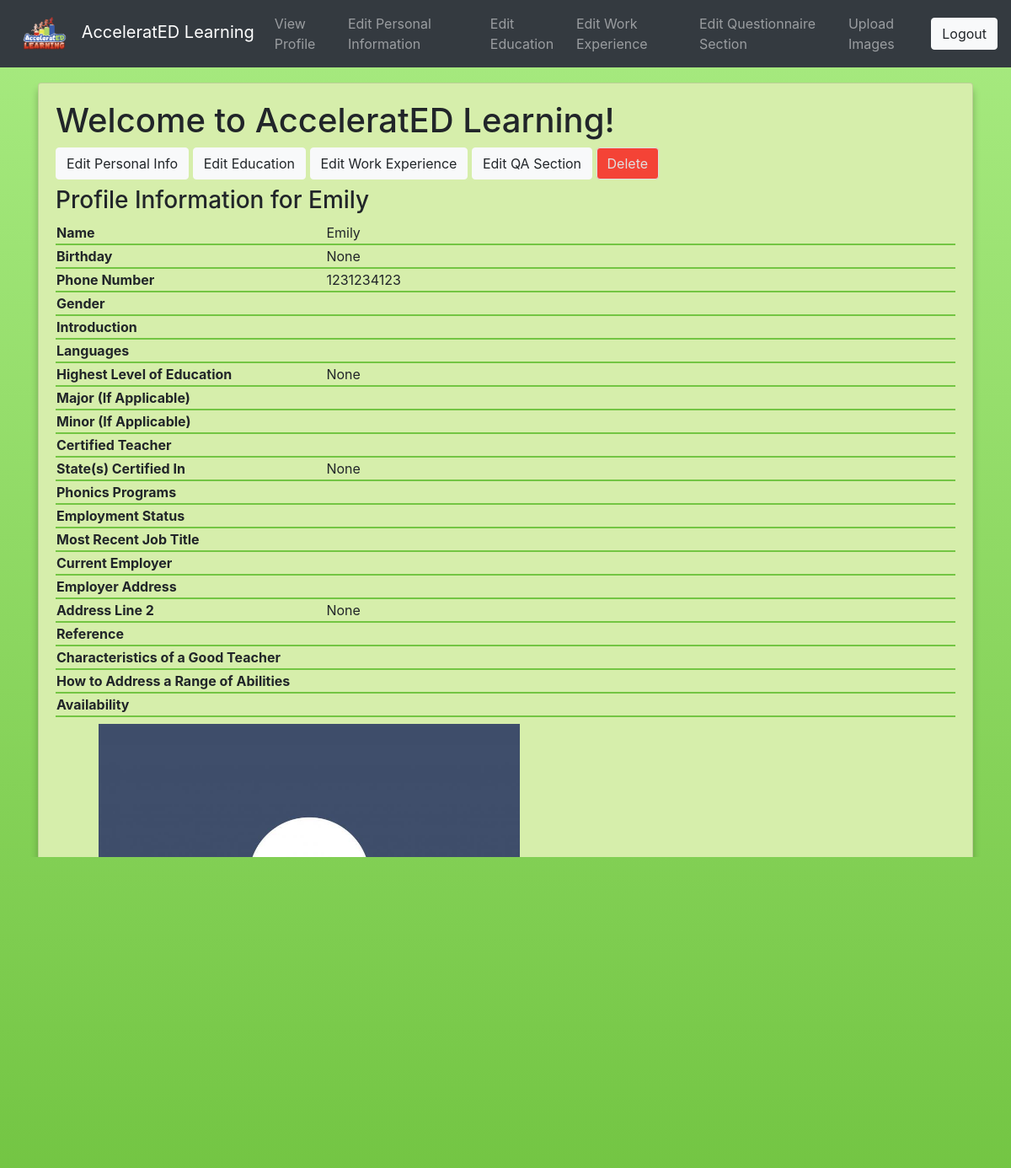
The page /tutor/profile/ (signed in) on the database as committed earlier.
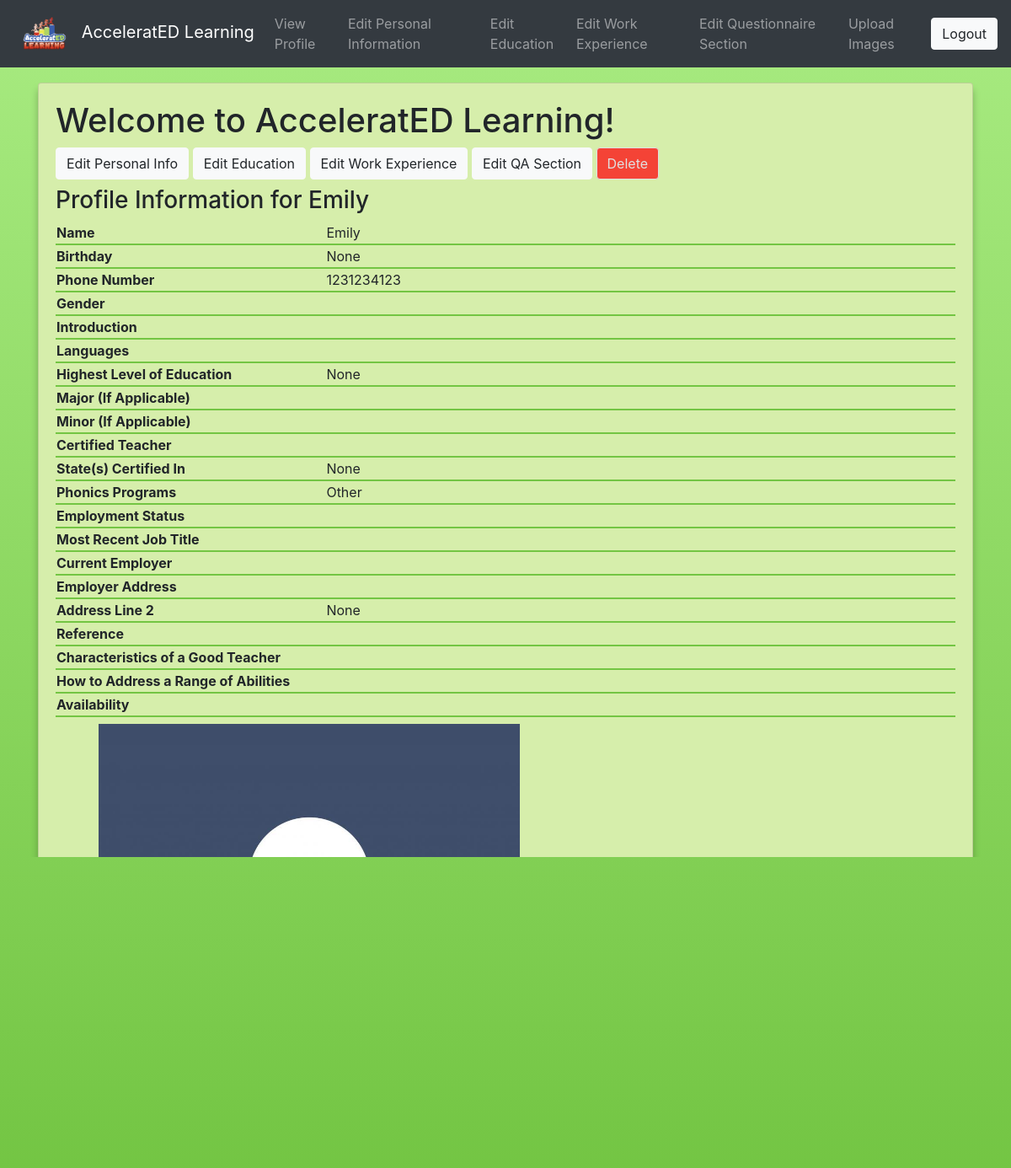
The same page on the database as committed later.
### tutor/models.py (models this page shows, shortened)
class Tutor(models.Model):
    PHONICS_CHOICES = (
        ('Fundations', 'Fundations'),
        ('Fountas & Pinnell Literacy', 'Fountas & Pinnell Literacy'),
        ('Lucy Calkins Units Of Study For Teaching Phonics',
         'Lucy Calkins Units Of Study For Teaching Phonics'),
        ('Bridge The Gap Intervention', 'Bridge The Gap Intervention'),
        ('Words Their Way', 'Words Their Way'),
        ('Lalilo', 'Lalilo'),
        ('The Heggerty Curriculum', 'The Heggerty Curriculum'),
        ('Orton Gillingham Approach', 'Orton Gillingham Approach'),
        ('Phonics First', 'Phonics First'),
        ('Other', 'Other')
    )
    EMPLOYMENT_CHOICES = (
        ('Full Time', 'Full Time'),
        ('Part Time', 'Part Time'),
        ('College Student', 'College Student'),
        ('Retired', 'Retired'),
        ('Other', 'Other')
    )
    STATE_CHOICES = (
        (
            ('AL','AL'),
            ('AK','AK'),
            ('AR','AR'),
            ('AZ','AZ'),
            ('CA','CA'),
            ('CO','CO'),
            ('CT','CT'),
            ('DC','DC'),
            ('DE','DE'),
            ('FL','FL'),
            ('GA','GA'),
            ('HI','HI'),
            ('IA','IA'),
            ('ID','ID'),
            ('IL','IL'),
            ('IN','IN'),
            ('KS','KS'),
            ('KY','KY'),
            ('LA','LA'),
            ('MA','MA'),
            ('MD','MD'),
            ('ME','ME'),
            ('MI','MI'),
            ('MN','MN'),
            ('MO','MO'),
            ('MS','MS'),
            ('MT','MT'),
            ('NC','NC'),
            ('NE','NE'),
            ('NH','NH'),
            ('NJ','NJ'),
            ('NM','NM'),
            ('NV','NV'),
            ('NY','NY'),
            ('ND','ND'),
            ('OH','OH'),
            ('OK','OK'),
            ('OR','OR'),
            ('PA','PA'),
            ('RI','RI'),
            ('SC','SC'),
            ('SD','SD'),
            ('TN','TN'),
            ('TX','TX'),
            ('UT','UT'),
            ('VT','VT'),
            ('VA','VA'),
            ('WA','WA'),
            ('WI','WI'),
            ('WV','WV'),
            ('WY','WY'),
            ('None','None')
        )
    )
    LANGUAGE_CHOICES = (
        ('English', 'English'),
        ('Spanish', 'Spanish'),
        ('Chinese', 'Chinese'),
        ('Other', 'Other'),
    )
    GENDER_CHOICES = (
        ('Male', 'Male'),
        ('Female', 'Female'),
        ('Non-Binary', 'Non-Binary'),
        ('Other', 'Other')
    )
    DEGREE_CHOICES = (
        ('None', 'None'),
        ('College Student', 'Currently Enrolled In College'),
        ('A.A./A.S.', 'Associate\'s Degree'),
        ('Technical Certification', 'Technical Certification'),
        ('B.A./B.S.', 'Bachelor\'s Degree'),
        ('M.A./M.S./M.Ed.', 'Master\'s Degree'),
        ('Ed.S.', 'Education Specialist/6th Year/Etc . . .'),
        ('Ed.D./Ph.D.', 'Doctorate or Higher')
    )
    YESNO = (
        ('Yes', 'Yes'),
        ('No', 'No')
    )
    AVAILABILITY_CHOICES = (
        ('AM', 'Part Time AM'),
        ('PM', 'Part Time PM'),
        ('Full Time', 'Full Time (AM and PM)')
    )
    email = models.OneToOneField(User, on_delete=models.CASCADE)
    firstname = models.CharField(max_length=20, blank=True, verbose_name='First Name')
    lastname = models.CharField(max_length=20, blank=True, verbose_name='Last Name')
    birthday = models.DateField(auto_now=False, null=True, blank=True)
    phonenumber = PhoneField(blank=True, verbose_name='Phone Number')
    gender = models.CharField(max_length=10, choices=GENDER_CHOICES, blank=True, default='None')
    introduction = models.TextField(max_length=1500, blank=True, verbose_name='Introduction (Describe Yourself in 200 Words or Less)')
    languages = MultiSelectField(choices=LANGUAGE_CHOICES, blank=True, default="None", verbose_name='Languages Spoken Fluently')
    education = models.CharField(max_length=60, choices=DEGREE_CHOICES, blank=True, default='None',
    verbose_name='Highest Level of Education')
    major = models.CharField(max_length=20, blank=True, verbose_name='Major (If Applicable)')
    minor = models.CharField(max_length=20, blank=True, verbose_name='Minor (If Applicable)')
    experience = models.CharField(max_length=4, choices=YESNO, blank=True, verbose_name='Are You A Certified Teacher?')
    statecert = models.CharField(max_length=5, choices=STATE_CHOICES, verbose_name='Please Choose The State In Which You are Certified:', default='None')
    phonicsex = MultiSelectField(choices=PHONICS_CHOICES, blank=True, verbose_name='Choose Any Phonics Programs You Have Experience With:')
    employment = models.CharField(max_length=20, choices=EMPLOYMENT_CHOICES, blank=True, verbose_name='Employment Status')
    curremployment = models.CharField(max_length=30, blank=True, verbose_name='Current or Most Recent Job Title (If Applicable)')
    employer = models.CharField(max_length=30, blank=True, verbose_name='Employer (If Applicable)')
    employeraddress = models.CharField(max_length=30, blank=True, verbose_name='Employer Address (If Applicable)')
    employercity = models.CharField(max_length=30, blank=True, verbose_name='City')
    employerstate = models.CharField(max_length=5, choices=STATE_CHOICES, verbose_name='State', default='None')
    employerzip = models.CharField(max_length=30, blank=True, verbose_name='Zip Code')
    currreference = models.CharField(max_length=60, blank=True, verbose_name='Supervisor/Reference Contact Information (If Applicable)')
    teachercharacteristics = models.TextField(max_length=1500, blank=True, verbose_name='What Characteristics Make A Good Teacher: (200 Words or Less)')
    abilitiesquestion = models.TextField(
        max_length=1500, blank=True, verbose_name='How Would You Address A Range Of Abilities In Your Classroom: (200 Words or Less)')
    availability = models.CharField(max_length=20, choices=AVAILABILITY_CHOICES, blank=True, verbose_name='Choose Your Availability:')
    image = models.ImageField(upload_to='images/', blank=True, null=True, verbose_name="")

### tutor/views.py (the view)
# urls.py: path('profile/', views.profile_view, name='profile'),
@login_required(login_url='login')
def profile_view(request):
    User = get_user_model()
    user = User.objects.get(email=request.user.email)
    tutor = Tutor.objects.filter(email=user)
    return render(request, 'tutor/profile.html', {'authenticated': True, "Tutor": tutor, "User": user})

### templates/tutor/profile.html (shortened to what the changed rows need)
{% extends 'tutor/base.html' %}
{% load crispy_forms_filters %}
{% block body %}
    <div class="row justify-content-center">
        <div class="col-12">
            <div class="card">
                <div class="card-body">
                    <h1>Welcome to AcceleratED Learning!</h1>
                <div class="row justify-content-left">
                    <div class="col-10">
                    </div>
                </div>
                    {% for tutor in Tutor %}
                        <h3>Profile Information for {{tutor.firstname}} {{tutor.lastname}}</h3>
                        <table style="width:100%">
                            <tr>
                                <th style="width:30%">Name</th>
                                <td>{{tutor.firstname}} {{tutor.lastname}}</td>
                            </tr>
                            <tr>
                                <th>Birthday</th>
                                <td>{{tutor.birthday}}</td>
                            </tr>
                            <tr>
                                <th>Phone Number</th>
                                <td>{{tutor.phonenumber}}</td>
                            </tr>
                            <tr>
                                <th>Gender</th>
                                <td>{{tutor.gender}}</td>
                            </tr>
                            <tr>
                                <th>Introduction</th>
                                <td>{{tutor.introduction}}</td>
                            </tr>
                            <tr>
                                <th>Languages</th>
                                <td>{{tutor.languages}}</td>
                            </tr>
                            <tr>
                                <th>Highest Level of Education</th>
                                <td>{{tutor.education}}</td>
                            </tr>
                            <tr>
                                <th>Major (If Applicable)</th>
                                <td>{{tutor.major}}</td>
                            </tr>
                            <tr>
                                <th>Minor (If Applicable)</th>
                                <td>{{tutor.minor}}</td>
                            </tr>
                            <tr>
                                <th>Certified Teacher</th>
                                <td>{{tutor.experience}}</td>
                            </tr>
                            <tr>
                                <th>State(s) Certified In</th>
                                <td>{{tutor.statecert}}</td>
                            </tr>
                            <tr>
                                <th>Phonics Programs</th>
                                <td>{{tutor.phonicsex}}</td>
                            </tr>
                            <tr>
                                <th>Employment Status</th>
                                <td>{{tutor.employment}}</td>
                            </tr>
                            <tr>
                                <th>Most Recent Job Title</th>
                                <td>{{tutor.curremployment}}</td>
                            </tr>
                            <tr>
                                <th>Current Employer</th>
                                <td>{{tutor.employer}}</td>
                            </tr>
                            <tr>
                                <th>Employer Address</th>
                                <td>{{tutor.employeraddress}}</td>
                            </tr>
                            <tr>
                                <th>Address Line 2</th>
                                <td>{{tutor.employercity}} {{tutor.employerstate}} {{tutor.employerzip}}</td>
                            </tr>
                            <tr>
                                <th>Reference</th>
                                <td>{{tutor.currreference}}</td>
                            </tr>
                            <tr>
                                <th>Characteristics of a Good Teacher</th>
                                <td>{{tutor.teachercharacteristics}}</td>
                            </tr>
                            <tr>
                                <th>How to Address a Range of Abilities</th>
                                <td>{{tutor.abilitiesquestion}}</td>
                            </tr>
                            <tr>
                                <th>Availability</th>
                                <td>{{tutor.availability}}</td>
                            </tr>
                        </table>
                            <div>
                            <img src='/media/{{tutor.image}}' width="500" height="500">
                            </div>
                    {% endfor %}
                </div>
            </div>
        </div>
    </div>
{% endblock %}

Rows that differ between the two databases and show on the page:
changed Tutor "Emily": phonicsex (not shown) → "Other"
